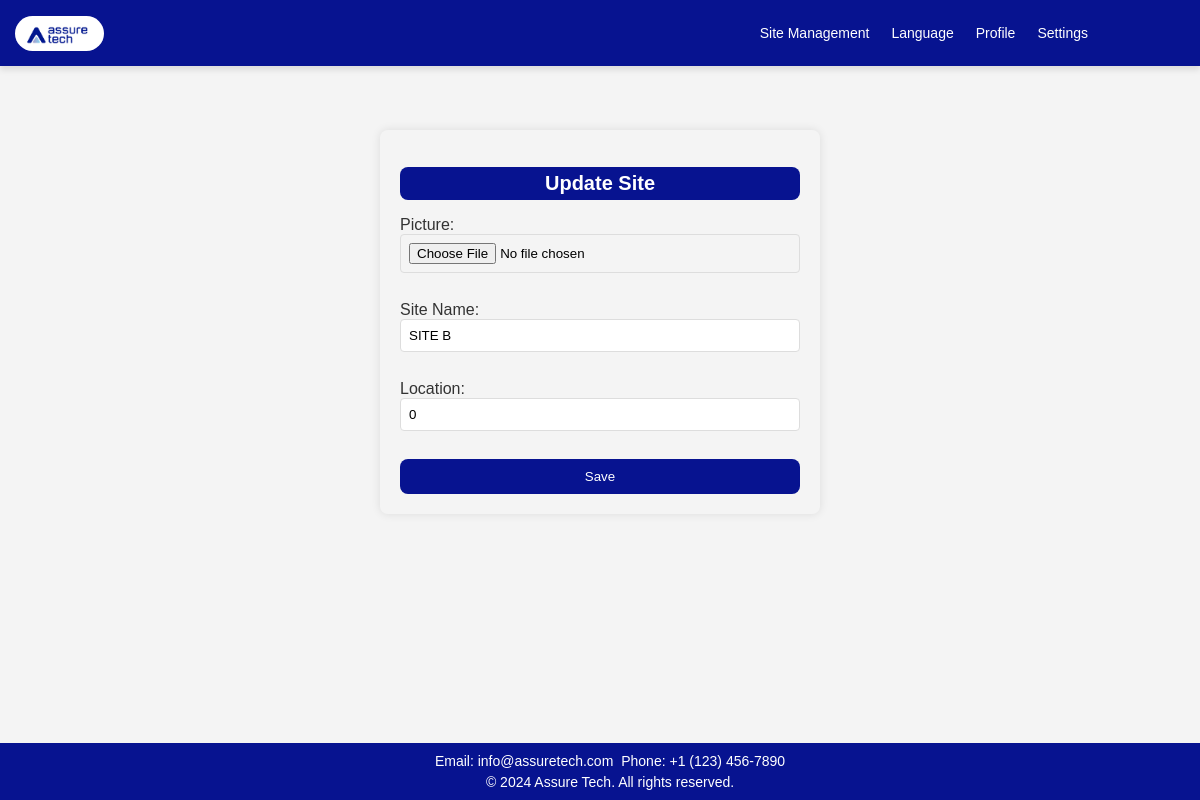
Before: /edit_site/2/ with the older database file.
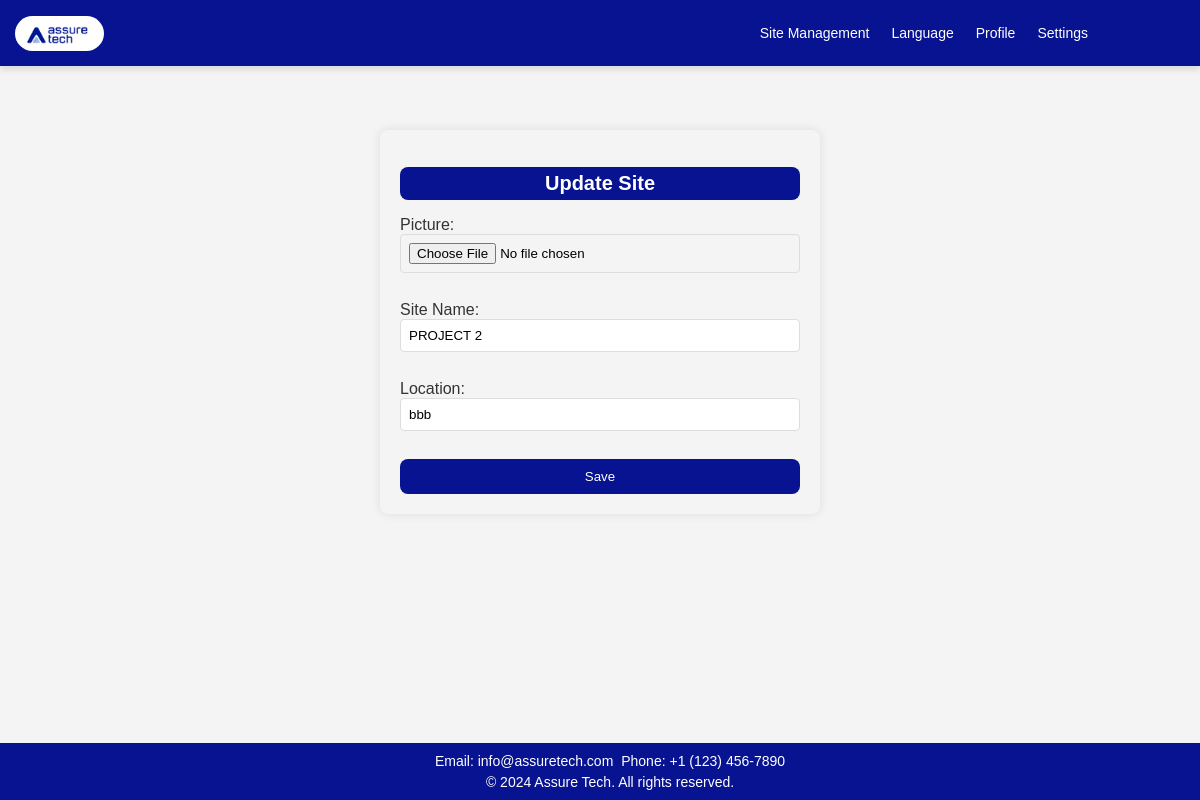
After: the same page with the newer database file.
### app1/models.py (models this page shows, shortened)
class Site(models.Model):
    picture = models.ImageField(upload_to='site_pictures/', blank=True, null=True)
    name = models.CharField(max_length=100,unique=True)
    location = models.CharField(max_length=100)

### app1/views.py (the view)
# urls.py: path('edit_site/<int:pk>/', SiteUpdateView.as_view(), name='edit_sites'),
class SiteUpdateView(UpdateView):
    model = Site
    form_class = SiteForm
    template_name = 'app1/add_site.html'
    success_url = '/sites/'
    def get(self, request, *args, **kwargs):
        asset_instance = get_object_or_404(Site, pk=kwargs['pk'])
        form = self.form_class(instance=asset_instance)
        return self.render_to_response({'form': form})

### app1/forms.py (shortened to what this page needs)
class SiteForm(forms.ModelForm):
    class Meta:
        model = Site
        fields = ['picture','name','location']

### app1/templates/app1/add_site.html (shortened to what this page needs)
<!DOCTYPE html>
<html lang="en">
<head>
    {% load static %}
    <link rel="stylesheet" href="https://cdnjs.cloudflare.com/ajax/libs/font-awesome/6.0.0/css/all.min.css">
</head>
<body>
    <header>
        <a class="logo" href="#"><img src="{% static 'app1/images/logo.jpg' %}" alt="Logo"></a>
        <nav class="nav">
            <div class="dropdown">
                <a href="{% url 'sites' %}">Site Management</a>
            </div>
            <div class="dropdown">
                <a href="#" class="dropbtn">Language</a>
            </div>
            <div class="dropdown">
                <a href="#" class="dropbtn">Profile</a>
            </div>
            <div class="dropdown">
                <a href="#" class="dropbtn">Settings</a>
            </div>
        </nav>
    </header>
    <div class="content">
        <div class="form-container">
            <h2>{% if form.instance.pk %}Update Site{% else %}Add Site{% endif %}</h2>
            <form method="post" enctype="multipart/form-data">
                <label for="{{ form.picture.id_for_label }}">Picture:</label>
                <input type="file" name="picture" id="{{ form.picture.id_for_label }}">
                <br>
                <label for="{{ form.name.id_for_label }}">Site Name:</label>
                {{ form.name }}
                <br>
                <label for="{{ form.location.id_for_label }}">Location:</label>
                {{ form.location }}
                <br>
                <button type="submit">Save</button>
            </form>
        </div>
    </div>
    <footer>
        <p>Email: info@assuretech.com</p>
        <p>Phone: +1 (123) 456-7890</p>
        <div class="footer-bottom">
            <p>&copy; 2024 Assure Tech. All rights reserved.</p>
        </div>
    </footer>
</body>
</html>

Changed rows visible on the page:
changed Site: name "SITE B" → "PROJECT 2"; location "0" → "bbb"
